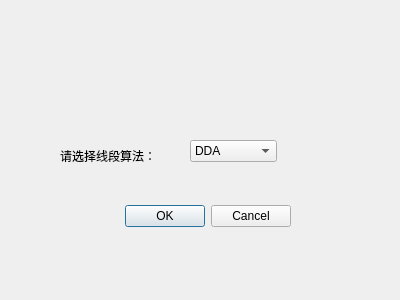
<?xml version="1.0" encoding="UTF-8"?>
<ui version="4.0">
 <class>LineDialog</class>
 <widget class="QDialog" name="LineDialog">
  <property name="geometry">
   <rect>
    <x>0</x>
    <y>0</y>
    <width>400</width>
    <height>300</height>
   </rect>
  </property>
  <property name="windowTitle">
   <string>Dialog</string>
  </property>
  <widget class="QDialogButtonBox" name="buttonBox">
   <property name="geometry">
    <rect>
     <x>-50</x>
     <y>200</y>
     <width>341</width>
     <height>32</height>
    </rect>
   </property>
   <property name="orientation">
    <enum>Qt::Horizontal</enum>
   </property>
   <property name="standardButtons">
    <set>QDialogButtonBox::Cancel|QDialogButtonBox::Ok</set>
   </property>
  </widget>
  <widget class="QComboBox" name="comboBoxLineType">
   <property name="geometry">
    <rect>
     <x>190</x>
     <y>140</y>
     <width>87</width>
     <height>22</height>
    </rect>
   </property>
   <item>
    <property name="text">
     <string>DDA</string>
    </property>
   </item>
   <item>
    <property name="text">
     <string>Bresenham</string>
    </property>
   </item>
  </widget>
  <widget class="QLabel" name="label">
   <property name="geometry">
    <rect>
     <x>60</x>
     <y>140</y>
     <width>141</width>
     <height>31</height>
    </rect>
   </property>
   <property name="text">
    <string>请选择线段算法：</string>
   </property>
  </widget>
 </widget>
 <resources/>
 <connections>
  <connection>
   <sender>buttonBox</sender>
   <signal>accepted()</signal>
   <receiver>LineDialog</receiver>
   <slot>accept()</slot>
   <hints>
    <hint type="sourcelabel">
     <x>248</x>
     <y>254</y>
    </hint>
    <hint type="destinationlabel">
     <x>157</x>
     <y>274</y>
    </hint>
   </hints>
  </connection>
  <connection>
   <sender>buttonBox</sender>
   <signal>rejected()</signal>
   <receiver>LineDialog</receiver>
   <slot>reject()</slot>
   <hints>
    <hint type="sourcelabel">
     <x>316</x>
     <y>260</y>
    </hint>
    <hint type="destinationlabel">
     <x>286</x>
     <y>274</y>
    </hint>
   </hints>
  </connection>
 </connections>
</ui>
